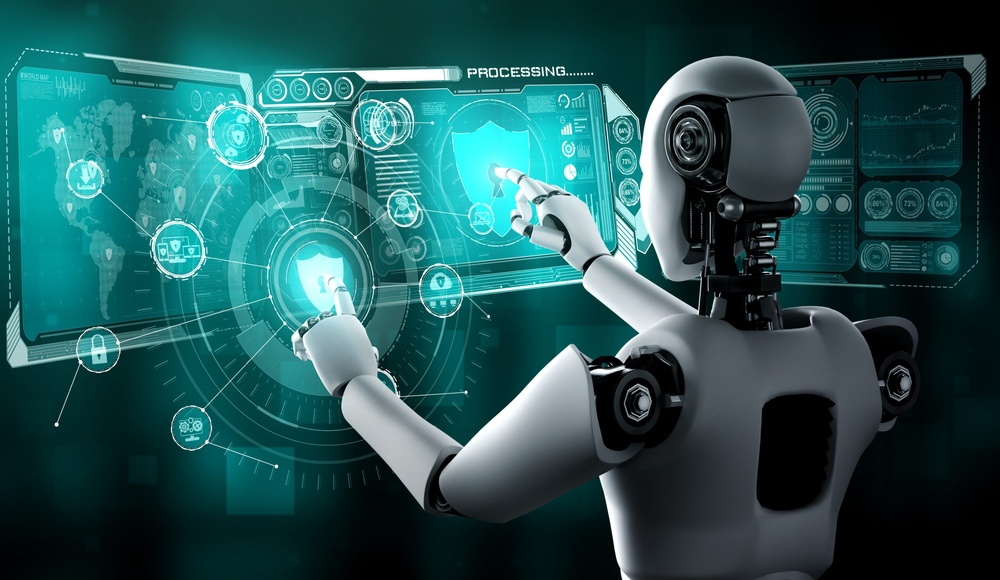
#> input picture images/AI-01.jpeg, 1000 x 580 px, shrunk from 2560 x 1486 before the run
$ jupyter execute 5linear-transformation.ipynb
#> lines starting #> are read from the running program, lines starting #| are printed output that depends on the picture
[cell 1]
import cv2
import matplotlib.pyplot as plt
import os

image_path = os.path.join("../images", "AI-01.jpeg")
image = cv2.imread(image_path)
#> image is the input picture: shape (580, 1000, 3); mean B, G, R 87, 85.7, 35.5
image = cv2.cvtColor(image,cv2.COLOR_BGR2RGB)
# function to display the image
def show_image(title,img,cmap=None):
    plt.figure(figsize=(6,6))
    plt.imshow(img,cmap=cmap)
    plt.title(title)
    plt.axis("off")
    plt.show()

[cell 2]
show_image("Original image (BGR)",image)
negative_image = 255 - image
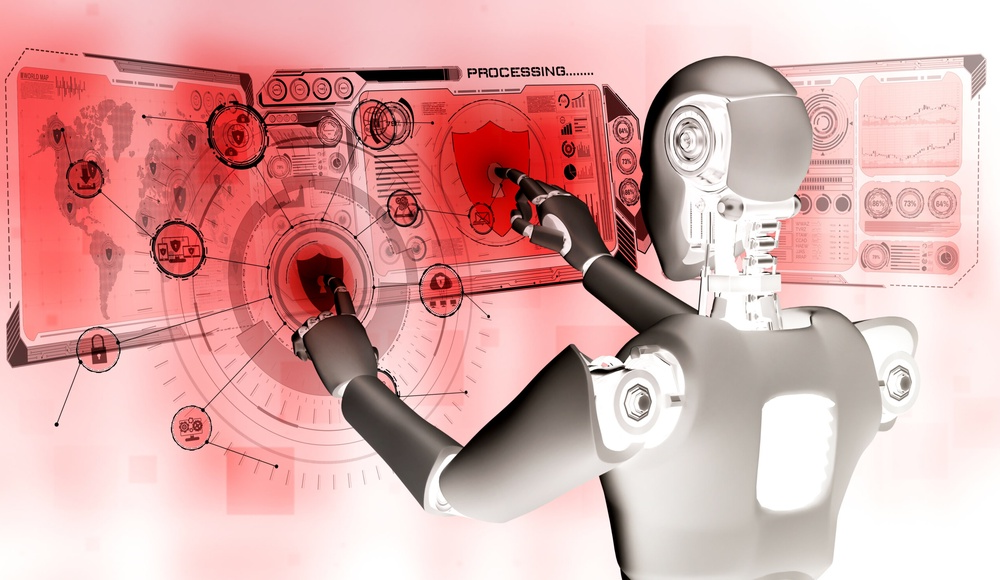
#> negative_image: shape (580, 1000, 3); mean R, G, B 219.5, 169.3, 168
show_image("Negative image",negative_image)

[cell 3]
print("comparing pixel values")
print(image[10,10])
#| [ 5 87 85]
print(negative_image[10,10])
#| [250 168 170]

[cell 4]
#contrast stretching
image_path1 = os.path.join("../images", "low-contrast-image.jpg")
low_contrast_image = cv2.imread(image_path1)
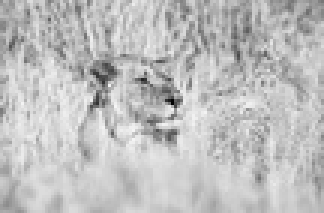
#> input picture images/low-contrast-image.jpg, 108 x 71 px, shrunk from 276 x 183 before the run (shown 3 times larger)
#> low_contrast_image is the input picture: shape (71, 108, 3); min 3, max 245, mean 190.5
low_contrast_image = cv2.cvtColor(low_contrast_image,cv2.IMREAD_GRAYSCALE)
#> low_contrast_image: shape (71, 108, 4)

[cell 5]
import numpy as np
min_pixel = np.min(low_contrast_image)
#> min_pixel = 3
max_pixel = np.max(low_contrast_image)
#> max_pixel = 255
high_contrast_image= ((low_contrast_image- min_pixel) / (max_pixel - min_pixel) * 255).astype(np.uint8)

[cell 6]
show_image("Low contrast",low_contrast_image)
show_image("High transformation",high_contrast_image)
